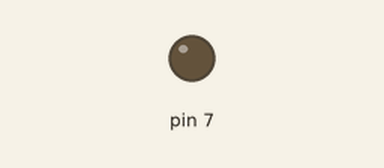
A sketch run on a simulated Arduino Uno, built with avr-gcc and run on an emulated ATmega328P. Shown: output pins drawn as LEDs (lit = HIGH).

Above: at 2.5 s.
At 7.5 s:
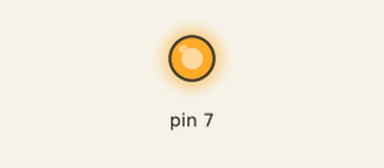
Timing chart, 0 to 13.0 s (numbered marks = the images above):
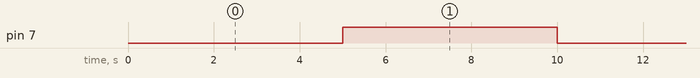

Measured:
- by itself, pin 7: alternates HIGH for 5.0 s and LOW for 5.0 s

The sketch:

LEDs.ino
```cpp
 // pin 28
  volatile unsigned char* port_a = (unsigned char*) 0x22;
  volatile unsigned char* ddr_a = (unsigned char*) 0x21;
  volatile unsigned char* pin_a  = (unsigned char*) 0x20;

// // pin 30
  volatile unsigned char* port_c = (unsigned char*) 0x28  ;
  volatile unsigned char* ddr_c  = (unsigned char*) 0x27 ;
  volatile unsigned char* pin_c = (unsigned char*) 0x26  ;


// // pin 38
  volatile unsigned char* port_d = (unsigned char*) 0x2B  ;
  volatile unsigned char* ddr_d = (unsigned char*) 0x2A ;
  volatile unsigned char* pin_d = (unsigned char*) 0x29  ;


// //pin 39
  volatile unsigned char* port_g = (unsigned char*) 0x34;
  volatile unsigned char* ddr_g = (unsigned char*) 0x33;
  volatile unsigned char* pin_g  = (unsigned char*) 0x32;


void setup() {


// assign 28 as output
  *ddr_a |= 0b01000000;

// //assign 30 as output
  *ddr_c |= 0b10000000;

// // assign 38 as output
  *ddr_d |= 0b10000000;

// //assign 39 as output
  *ddr_g |= 0b00000100;


}

void loop() {
  delay(5000);
  //turn on
  *port_a |= (0b01000000);
  *port_c |= (0b10000000);
  *port_d |= (0b10000000);
  *port_g |= (0b00000100);
  delay(5000) ;
  //turn off
  *port_a &= (0b10111111);
  *port_c &= (0b01111111);
  *port_d &= (0b01111111);
  *port_g &= (0b11111011);


}
```
